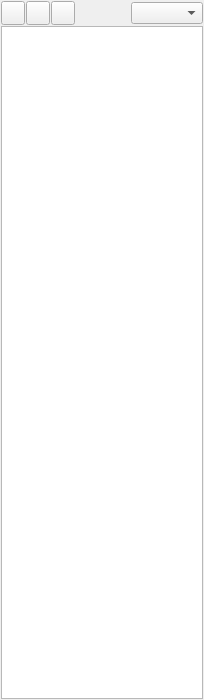
<?xml version="1.0" encoding="UTF-8"?>
<ui version="4.0">
 <class>PENG_EquipmentMasterWidget</class>
 <widget class="QWidget" name="PENG_EquipmentMasterWidget">
  <property name="geometry">
   <rect>
    <x>0</x>
    <y>0</y>
    <width>204</width>
    <height>700</height>
   </rect>
  </property>
  <property name="windowTitle">
   <string>Form</string>
  </property>
  <property name="toolTip">
   <string/>
  </property>
  <layout class="QGridLayout" name="gridLayout">
   <property name="leftMargin">
    <number>1</number>
   </property>
   <property name="topMargin">
    <number>1</number>
   </property>
   <property name="rightMargin">
    <number>1</number>
   </property>
   <property name="bottomMargin">
    <number>1</number>
   </property>
   <property name="spacing">
    <number>1</number>
   </property>
   <item row="0" column="0">
    <layout class="QHBoxLayout" name="horizontalLayout">
     <property name="spacing">
      <number>1</number>
     </property>
     <item>
      <widget class="QToolButton" name="pbAdd">
       <property name="minimumSize">
        <size>
         <width>24</width>
         <height>24</height>
        </size>
       </property>
       <property name="maximumSize">
        <size>
         <width>24</width>
         <height>24</height>
        </size>
       </property>
       <property name="toolTip">
        <string>Add equipment</string>
       </property>
       <property name="text">
        <string/>
       </property>
       <property name="icon">
        <iconset>
         <normalon>:/images/icons/add.png</normalon>
        </iconset>
       </property>
       <property name="iconSize">
        <size>
         <width>16</width>
         <height>16</height>
        </size>
       </property>
      </widget>
     </item>
     <item>
      <widget class="QToolButton" name="pbDelete">
       <property name="minimumSize">
        <size>
         <width>24</width>
         <height>24</height>
        </size>
       </property>
       <property name="maximumSize">
        <size>
         <width>24</width>
         <height>24</height>
        </size>
       </property>
       <property name="toolTip">
        <string>Delete equipment</string>
       </property>
       <property name="text">
        <string/>
       </property>
       <property name="icon">
        <iconset resource="../../../db/src/gui/db.qrc">
         <normaloff>:/images/icons/delete.png</normaloff>:/images/icons/delete.png</iconset>
       </property>
      </widget>
     </item>
     <item>
      <widget class="QToolButton" name="pbSave">
       <property name="minimumSize">
        <size>
         <width>24</width>
         <height>24</height>
        </size>
       </property>
       <property name="maximumSize">
        <size>
         <width>24</width>
         <height>24</height>
        </size>
       </property>
       <property name="toolTip">
        <string>Save to database</string>
       </property>
       <property name="text">
        <string/>
       </property>
       <property name="icon">
        <iconset resource="../../../db/src/gui/db.qrc">
         <normaloff>:/images/icons/database_save.png</normaloff>:/images/icons/database_save.png</iconset>
       </property>
      </widget>
     </item>
     <item>
      <spacer name="horizontalSpacer">
       <property name="orientation">
        <enum>Qt::Horizontal</enum>
       </property>
       <property name="sizeHint" stdset="0">
        <size>
         <width>40</width>
         <height>20</height>
        </size>
       </property>
      </spacer>
     </item>
     <item>
      <widget class="QComboBox" name="cbEquipmentType">
       <property name="toolTip">
        <string>Equipment type</string>
       </property>
      </widget>
     </item>
    </layout>
   </item>
   <item row="1" column="0">
    <widget class="QTableView" name="tvEquipment">
     <property name="toolTip">
      <string>Equipment</string>
     </property>
    </widget>
   </item>
  </layout>
 </widget>
 <tabstops>
  <tabstop>tvEquipment</tabstop>
  <tabstop>pbAdd</tabstop>
  <tabstop>pbDelete</tabstop>
  <tabstop>cbEquipmentType</tabstop>
 </tabstops>
 <resources>
  <include location="../../../db/src/gui/db.qrc"/>
 </resources>
 <connections/>
</ui>
